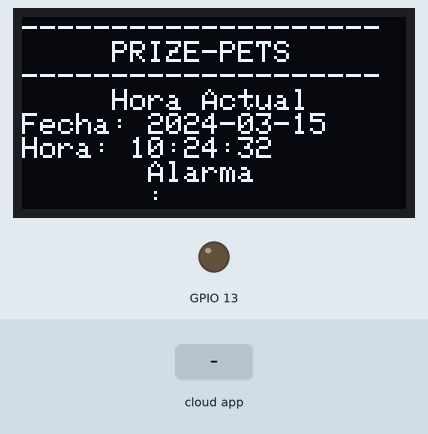
Simulated run of this sketch. Board: ESP32. Parts: 128×64 one-colour display, output pins drawn as LEDs (lit = HIGH). Inputs (shaded band) come from the test bench. WiFi joins after 1.5 s; servers stay silent unless stated; network time is answered at once with the bench clock; the local clock reads 2024-03-15 10:24:30 at power-on unless the sketch sets it; no MQTT or app messages arrive unless stated; what the sketch prints to the serial monitor is not drawn.

Above: at 2.7 s.
2.8 s: the phone or cloud app sets Hora to T
At 4.3 s:
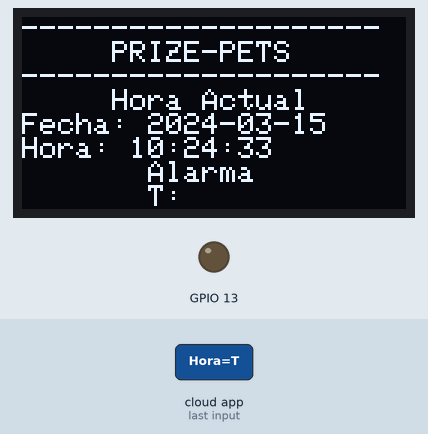
5.8 s: the phone or cloud app sets Minuto to T
At 6.7 s:
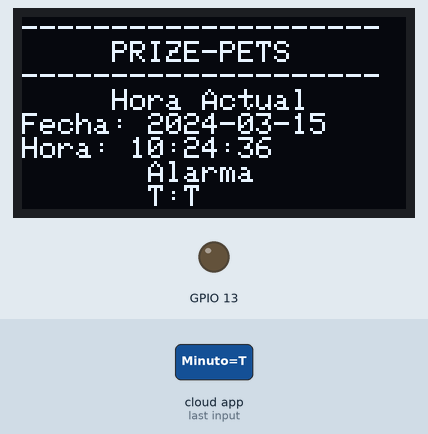
8.8 s: the phone or cloud app sets Hora to ON
At 10.2 s:
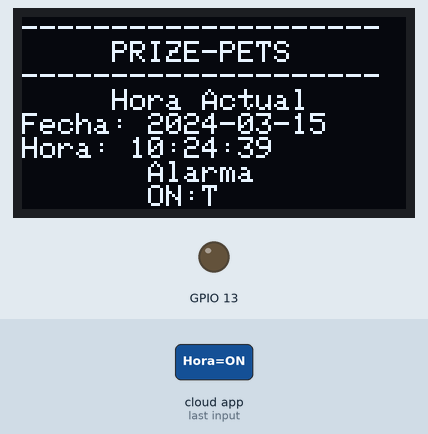
11.8 s: the phone or cloud app sets Minuto to ON
At 13.3 s:
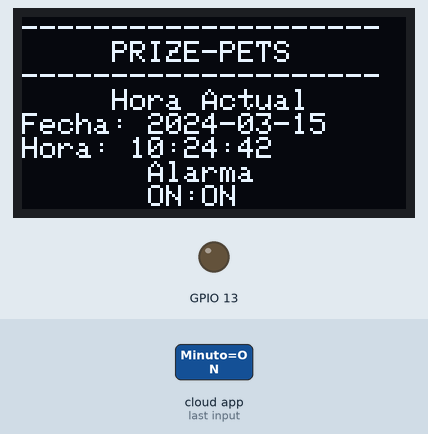
14.8 s: the phone or cloud app sets LED_Control to ON
At 15.9 s:
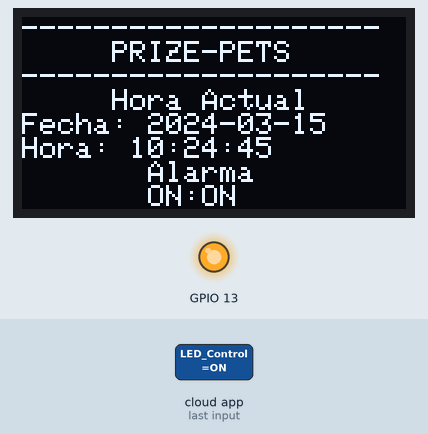
17.8 s: the phone or cloud app sets Hora to T
At 19.3 s:
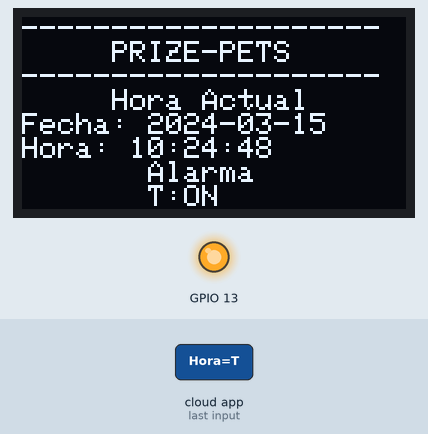
Timing chart, 0 to 20.8 s (numbered marks = the images above; inputs shaded):
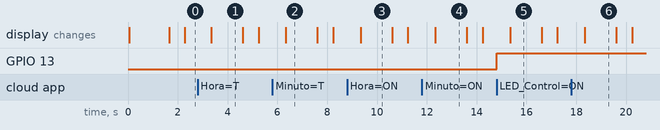

The sketch:

Alarma_LED_Google_Assistant.ino
```cpp
#include <WiFi.h>
#include "Adafruit_MQTT.h"
#include "Adafruit_MQTT_Client.h"
#include <NTPClient.h>
#include <WiFiUdp.h>
#include <SPI.h>
#include <Wire.h>
#include <Adafruit_GFX.h>
#include <Adafruit_SH110X.h>
#include <Preferences.h>

#define i2c_Address 0x3c
#define SCREEN_WIDTH 128 // OLED display width, in pixels
#define SCREEN_HEIGHT 64 // OLED display height, in pixels
#define OLED_RESET -1   //   QT-PY / XIAO
Adafruit_SH1106G display = Adafruit_SH1106G(SCREEN_WIDTH, SCREEN_HEIGHT, &Wire, OLED_RESET);
#define LOGO16_GLCD_HEIGHT 16
#define LOGO16_GLCD_WIDTH  16

#define WLAN_SSID       "FAMILIA VILLOTA"
#define WLAN_PASS       "sandra1234"
#define AIO_SERVER      "io.adafruit.com"
#define AIO_SERVERPORT  1883

#define AIO_USERNAME  "Sebas_Villota"
#define AIO_KEY       "aio_idfk99J7zuaWyXVkq4EEIuvYcTuo"

int output=2;
String formattedDate;
String dayStamp;
String timeStamp;

WiFiClient client;     // Create an ESP8266 WiFiClient class to connect to the MQTT server.
Adafruit_MQTT_Client mqtt(&client, AIO_SERVER, AIO_SERVERPORT, AIO_USERNAME, AIO_KEY);        // Setup the MQTT client class by passing in the WiFi client and MQTT server and login details.
Adafruit_MQTT_Subscribe LED_Control = Adafruit_MQTT_Subscribe(&mqtt, AIO_USERNAME "/feeds/LED_Control");
Adafruit_MQTT_Subscribe Hora = Adafruit_MQTT_Subscribe(&mqtt, AIO_USERNAME "/feeds/Hora");
Adafruit_MQTT_Subscribe Minuto = Adafruit_MQTT_Subscribe(&mqtt, AIO_USERNAME "/feeds/Minuto");
WiFiUDP ntpUDP;
NTPClient timeClient(ntpUDP);

void MQTT_connect();

void setup() {
  Serial.begin(115200);
  delay(10);

pinMode(13,OUTPUT);

  display.begin(i2c_Address, true); // Address 0x3C default
  display.clearDisplay();
 // Connect to WiFi access point.
  Serial.println(); Serial.println();
  Serial.print("Connecting to ");
  Serial.println(WLAN_SSID);
  WiFi.begin(WLAN_SSID, WLAN_PASS);
  while (WiFi.status() != WL_CONNECTED) {
    delay(500);
    Serial.print(".");
  }
  Serial.println();
 Serial.println("WiFi connected");
  Serial.println("IP address: "); Serial.println(WiFi.localIP());
  mqtt.subscribe(&LED_Control);
  mqtt.subscribe(&Hora);
  mqtt.subscribe(&Minuto);
  timeClient.begin();
  timeClient.setTimeOffset(-18000);
}
uint32_t x=0;
void loop() {
   MQTT_connect();
Adafruit_MQTT_Subscribe *subscription;
  while(!timeClient.update()) {
    timeClient.forceUpdate();
  }
  formattedDate = timeClient.getFormattedDate();
  int splitT = formattedDate.indexOf("T");
  dayStamp = formattedDate.substring(0, splitT); //FECHA
  timeStamp = formattedDate.substring(splitT+1, formattedDate.length()-1); //HORA

  display.setTextSize(1);
  display.setTextColor(SH110X_WHITE);
  display.setCursor(0, 0);
  display.println("--------------------");
  display.println("     PRIZE-PETS");
  display.println("--------------------");
  display.println("     Hora Actual    ");
  display.print("Fecha: ");
  display.println(dayStamp);
  display.print("Hora: ");
  display.println(timeStamp);
  display.println("       Alarma    ");
  display.print("       ");
  display.print((char *)Hora.lastread);
  display.print(":");
  display.println((char *)Minuto.lastread);
  display.display();
  display.clearDisplay();
  delay(100);

  while ((subscription = mqtt.readSubscription(500))) {
    if (subscription == &LED_Control) {
      Serial.print(F("Got: "));
      Serial.println((char *)LED_Control.lastread);
       if (!strcmp((char*) LED_Control.lastread, "ON"))
      {
        digitalWrite(13, HIGH);
        Serial.println((char *)Minuto.lastread);
      }
      else
      {
        digitalWrite(13, LOW);
        Serial.println((char *)Hora.lastread);
      }
    }
  }
}

void MQTT_connect() {
  int8_t ret;
  if (mqtt.connected()) {
    return;
  }
 Serial.print("Connecting to MQTT... ");
uint8_t retries = 3;
  while ((ret = mqtt.connect()) != 0) { // connect will return 0 for connected
       Serial.println(mqtt.connectErrorString(ret));
       Serial.println("Retrying MQTT connection in 5 seconds...");
       mqtt.disconnect();
       delay(5000);  // wait 5 seconds
       retries--;
       if (retries == 0) {
         // basically die and wait for WDT to reset me
         while (1);
       }
  }
  Serial.println("MQTT Connected!");
}
```

Measured:
- after the input at 2.8 s, the display: changes after 0.54 s (image 1)
- after the input at 5.8 s, the display: changes after 0.54 s (image 2)
- after the input at 8.8 s, the display: changes after 0.54 s (image 3)
- after the input at 11.8 s, the display: changes after 0.54 s (image 4)
- after the input at 14.8 s, GPIO 13: LOW → HIGH at once
- after the input at 17.8 s, the display: changes after 0.54 s (image 6)
- what the display in image 1 shows lasts 1.3 s, from 3.3 s to 4.6 s
